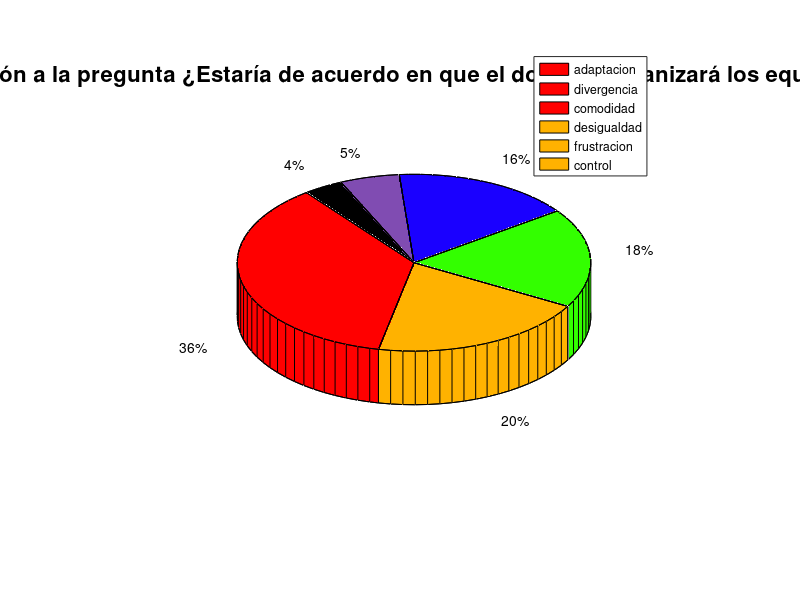

MATLAB code to generate this figure:
% Datos y etiquetas
y = [20, 11, 10, 9, 3, 2];
labels = {'adaptacion', 'divergencia', 'comodidad', 'desigualdad', 'frustracion', 'control'};

% Colores personalizados y porcentajes
colors = [
    1 0 0;  % Rojo
    1 0.5 0;  % Naranja
    1 1 0;  % Amarillo
    0 1 0;  % Verde
    0 0 1;  % Azul
    0.5 0 1;  % Morado
    0.5 0.5 0.5;  % Gris
    0 0 0;  % Negro
];

% Degradar los colores
numSegments = numel(y);
colors = interp1(1:size(colors, 1), colors, linspace(1, size(colors, 1), numSegments));

% Crear el gráfico de pastel con colores personalizados
pie3(y);

% Asignar colores personalizados a cada segmento
colormap(colors);

% Agregar la leyenda
legend(labels);

% Agregar el título
title('(19) Justificación a la pregunta ¿Estaría de acuerdo en que el docente organizará los equipos de trabajo?', 'FontSize', 16);
